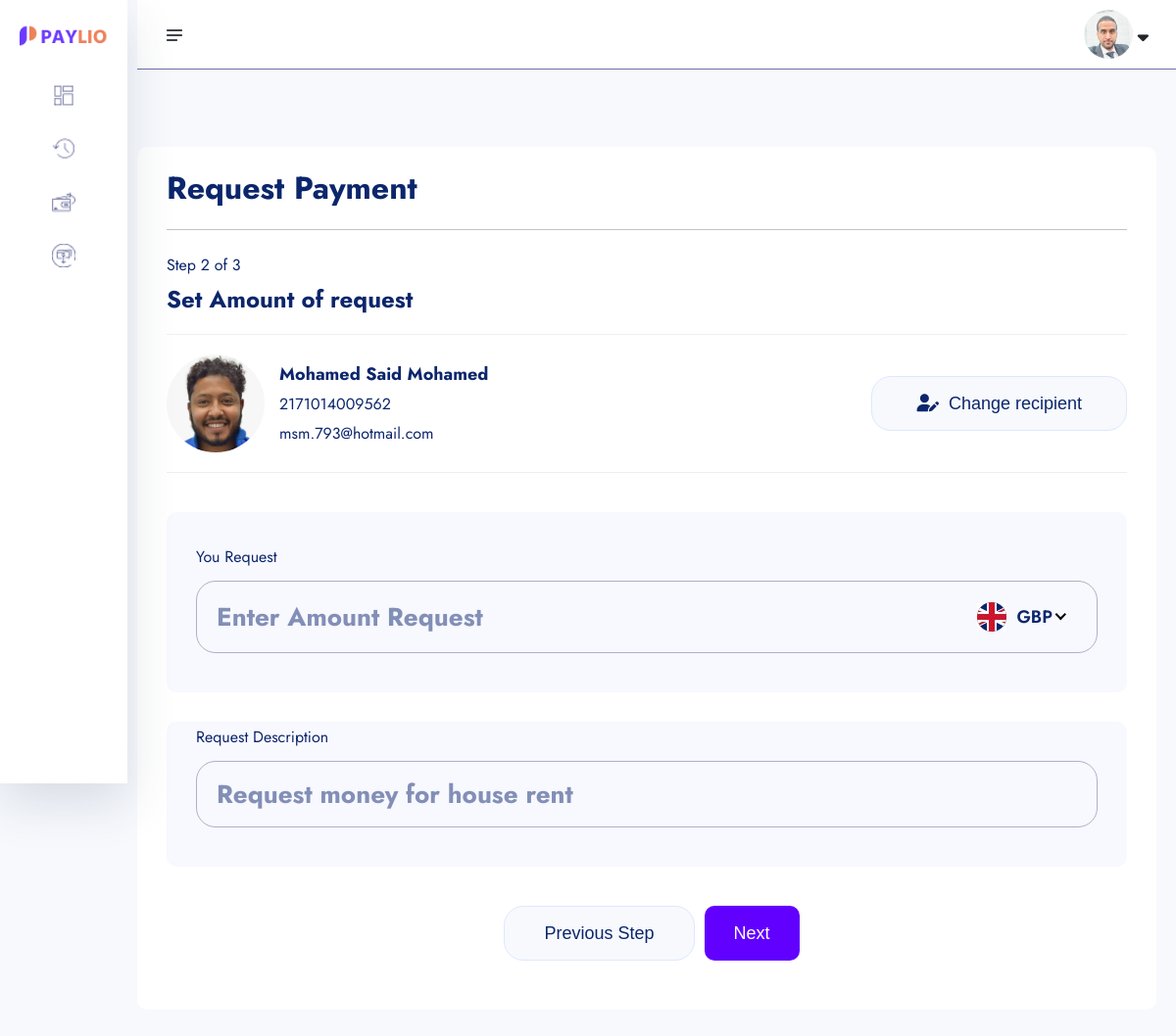
The page /amount-request/2171014009562 (signed in) on the database its author committed.
### account/models.py (models this page shows, shortened)
class KYC(models.Model):
    id = models.UUIDField(primary_key=True, unique=True, default=uuid.uuid4, editable=False)  # This might need to be deleted.
    user = models.OneToOneField(User, on_delete=models.CASCADE)
    account = models.OneToOneField(Account, on_delete=models.CASCADE, null=True, blank=True)
    full_name = models.CharField(max_length=1000)
    image = models.ImageField(upload_to="kyc", default="default.jpg")
    maritial_status = models.CharField(choices=MARTIAL_STATUS, max_length=40)
    gender = models.CharField(choices=GENDER, max_length=40)
    identity_type = models.CharField(choices=IDENTITY_TYPE, max_length=140)
    identity_image = models.ImageField(upload_to="kyc", null=True, blank=True)
    date_of_birth = models.DateTimeField(auto_now_add=False)
    signature = models.ImageField(upload_to="kyc")
    country = models.CharField(max_length=100)
    state = models.CharField(max_length=100)
    city = models.CharField(max_length=100)
    mobile = models.CharField(max_length=100)
    fax = models.CharField(max_length=100)
    date = models.DateTimeField(auto_now_add=True)

class Account(models.Model):
    id = models.UUIDField(primary_key=True, unique=True, default=uuid.uuid4, editable=False)
    user = models.OneToOneField(User, on_delete=models.CASCADE)
    account_balance = models.DecimalField(max_digits=12, decimal_places=2, default=0.00)
    account_number = ShortUUIDField(unique=True, length=10, max_length=25, prefix="217", alphabet="1234567890")
    account_id = ShortUUIDField(unique=True, length=7, max_length=25, prefix="DEX", alphabet="1234567890")
    pin_number = ShortUUIDField(unique=True, length=4, max_length=7, alphabet="1234567890")
    ref_code = ShortUUIDField(unique=True, length=10, max_length=20, prefix="217", alphabet="abcdefgh1234567890")
    account_status = models.CharField(max_length=100, choices=ACCOUNT_STATUS, default="pending")
    date = models.DateTimeField(auto_now_add=True)
    kyc_submitted = models.BooleanField(default=False)
    kyc_confirmed = models.BooleanField(default=False)
    recommonded_by = models.ForeignKey(User, on_delete=models.DO_NOTHING, blank=True, null=True, related_name="recommonded_by")
    class Meta:
        ordering = ['-date']

### userauths/models.py (models this page shows, shortened)
class User(AbstractUser):
    username = models.CharField(max_length=100)
    email = models.EmailField(unique=True)
    is_staff = models.BooleanField(default=False)
    is_superuser = models.BooleanField(default=False)
    USERNAME_FIELD = 'email'
    REQUIRED_FIELDS = ['username']

### core/payment_request.py (the view)
# urls.py: path('amount-request/<account_number>', payment_request.AmountRequest, name='amount-request'),
@login_required
def AmountRequest(request, account_number):
    account = Account.objects.get(account_number=account_number)
    context = {
        'account': account,
    }
    return render(request, 'payment_request/amount-request.html', context)

### account/context_processors.py (called while the page is built)
def kyc_context_processor(request):
    try:
        kycCP = KYC.objects.get(user=request.user)
    except:
        kycCP = None
    return {
            'kycCP':kycCP,
            }

### templates/payment_request/amount-request.html (shortened to what this page needs)
{% extends "partials/dashboard-base.html" %}
{% load static %}
{% load humanize %}
{% block content %}
    <section class="dashboard-section body-collapse pay step step-2">
        <div class="overlay pt-120">
            <div class="container-fruid">
                <div class="main-content">
                    <div class="head-area d-flex align-items-center justify-content-between">
                        <h4>Request Payment</h4>
                    </div>
                    <div class="choose-recipient">
                        <div class="step-area">
                            <span class="mdr">Step 2 of 3</span>
                            <h5>Set Amount of request</h5>
                        </div>
                        <div class="user-select">
                            <div class="single-user">
                                <div class="left d-flex align-items-center">
                                    <div class="img-area">
                                        <img src="{{account.user.kyc.image.url}}" style="width: 100px; height: 100px; border-radius: 50%; object-fit: cover;" src="{{kyc.image.url}}" alt="image">
                                    </div>
                                    <div class="text-area">
                                        <p>{{account.user.kyc.full_name | title}}</p>
                                        <span class="mdr">{{account.account_number}}</span>
                                        <br>
                                        <span class="mdr">{{account.user.email}}</span>
                                    </div>
                                </div>
                                <div class="right">
                                    <a href="{% url "core:search-account" %}">
                                        <i class="fa-solid fa-user-pen"></i>
                                        Change recipient
                                    </a>
                                </div>
                            </div>
                        </div>
                    </div>
                    <form action="{% url "core:amount-request-process" account.account_number %}" method="POST">
                        <div class="send-banance">
                            <span class="mdr">You Request</span>
                            <div class="input-area">
                                <input class="xxlr" placeholder="Enter Amount Request" type="number" name="amount-request" id="amount-request">
                            </div>
                        </div>
                        <div class="send-banance pt-0 mt=0">
                            <span class="mdr">Request Description</span>
                            <div class="input-area">
                                <input class="xxlr" placeholder="Request money for house rent" type="text" name="description">
                            </div>
                        </div>
                        <div class="footer-area mt-40">
                            <a href="{% url "core:request-search-account" %}">Previous Step</a>
                            <button type="submit" style="padding: 10px 30px; border-radius: 10px; background: rgb(98, 0, 255); color: #fff;" class="active">Next</button>
                        </div>
                    </form>
                </div>
            </div>
        </div>
    </section>
    {% endblock %}

### templates/partials/dashboard-base.html (shortened to what this page needs)
{% load static %}
<!doctype html>
<html lang="en">
<head>
    <link rel="stylesheet" href="{% static "assets1/css/bootstrap.min.css" %}">
    <link rel="stylesheet" href="{% static "assets1/css/fontawesome.min.css" %}">
    <link rel="stylesheet" href="{% static "assets1/css/jquery-ui.css" %}">
    <link rel="stylesheet" href="{% static "assets1/css/plugin/apexcharts.css" %}">
    <link rel="stylesheet" href="{% static "assets1/css/plugin/nice-select.css" %}">
    <link rel="stylesheet" href="{% static "assets1/css/arafat-font.css" %}">
    <link rel="stylesheet" href="{% static "assets1/css/plugin/animate.css" %}">
    <link rel="stylesheet" href="{% static "assets1/css/style.css" %}">
    <link rel="stylesheet" href="https://cdnjs.cloudflare.com/ajax/libs/font-awesome/6.4.2/css/all.min.css">
</head>
<body>
    <header class="header-section body-collapse">
        <div class="overlay">
            <div class="container-fruid">
                <div class="row d-flex header-area">
                    <div class="navbar-area d-flex align-items-center justify-content-between">
                        <div class="sidebar-icon">
                            <img src="{% static 'assets1/images/icon/menu.png' %}" alt="icon">
                        </div>
                        <div class="dashboard-nav">
                            <div class="single-item user-area">
                                <div class="profile-area d-flex align-items-center">
                                    <span class="user-profile">
                                        {% if kycCP %}
                                            <img style="width: 50px; height: 50px; border-radius: 50%; object-fit: cover;" src="{{kycCP.image.url}}" alt="User">
                                        {% else %}
                                            <img style="width: 50px; height: 50px; border-radius: 50%; object-fit: cover;" src="{% static 'assets1/images/recipients-3.png' %}" alt="User">
                                        {% endif %}
                                    </span>
                                    <i class="fa-solid fa-sort-down"></i>
                                </div>
                            </div>
                        </div>
                    </div>
                    <div class="sidebar-wrapper">
                        <div class="sidebar-logo">
                            <a href="{% url "account:dashboard" %}"><img src="{% static 'assets1/images/logo.png' %}" alt="logo"></a>
                        </div>
                        <ul>
                            <li>
                                <a href="{% url "account:dashboard" %}">
                                    <img src="{% static 'assets1/images/icon/dashboard.png' %}" alt="Dashboard"> <span>Dashboard</span>
                                </a>
                            </li>
                            <li>
                                <a href="{% url "core:transactions" %}">
                                    <img src="{% static 'assets1/images/icon/transactions.png' %}" alt="Transactions"> <span>Transactions</span>
                                </a>
                            </li>
                            <li>
                                <a href="{% url "core:search-account" %}">
                                    <img src="{% static 'assets1/images/icon/pay.png' %}" alt="Pay"> <span>Transfer Money</span>
                                </a>
                            </li>
                            <li>
                                <a href="{% url "core:request-search-account" %}">
                                    <img src="{% static 'assets1/images/icon/receive.png' %}" alt="Receive"> <span>Request Money</span>
                                </a>
                            </li>
                        </ul>
                    </div>
                </div>
            </div>
        </div>
    </header>
    {% block content %}
    {% endblock  %}
</body>
</html>

### rows shown on the page
KYC: image (picture)
Account: user.kyc.image (picture), user.kyc.full_name "Mohamed Said Mohamed", account_number "2171014009562", user.email "msm.793@hotmail.com"
